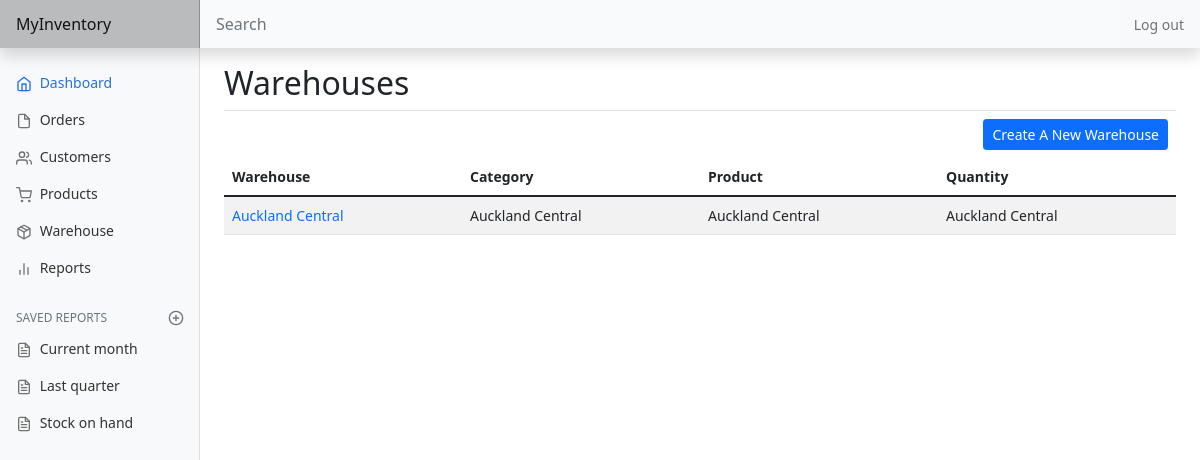
Before: /warehouse/list (signed in) with the older database file.
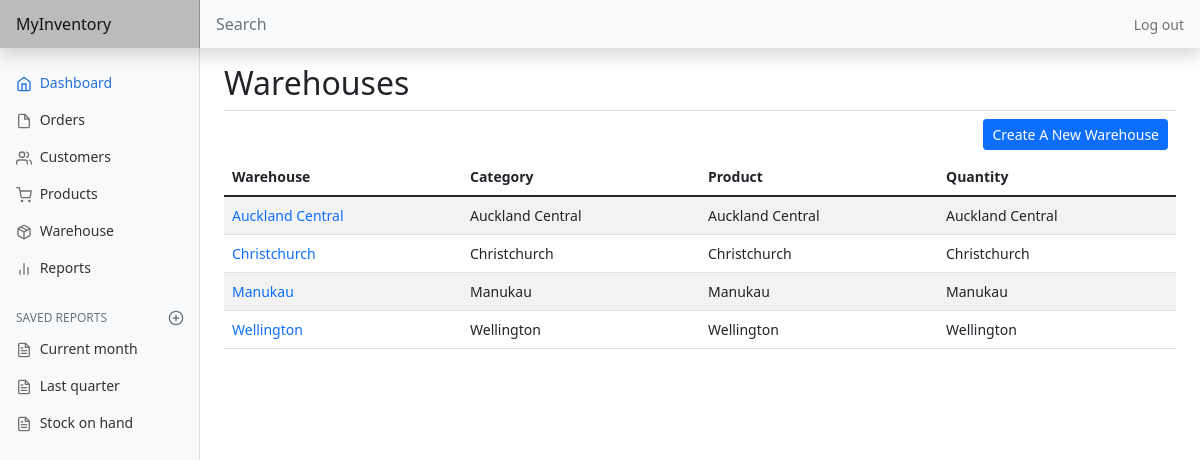
After: the same page with the newer database file.
### inventory/models.py (models this page shows, shortened)
class Warehouse(models.Model):
    user = models.ForeignKey(
        User, on_delete=models.CASCADE, related_name="warehouses")
    warehouse = models.CharField(max_length=64)

### inventory/views.py (the view)
# urls.py: path('warehouse/list', views.warehouse, name="warehouse"),
@login_required
def warehouse(request):
    if not request.user.is_authenticated:
        return JsonResponse(status=404)
    warehouses = Warehouse.objects.filter(
        user=request.user).order_by('warehouse')
    return render(request, "inventory/warehouse.html", {
        'warehouses': warehouses
    })

### inventory/templates/inventory/warehouse.html (shortened to what this page needs)
{% extends 'inventory/layout.html' %}
{% block body %}
    <h2> Warehouses</h2>
    <div class="d-flex justify-content-end border-top p-2">
        <a class="btn btn-sm btn-primary" href="{% url 'create_warehouse' %}">Create A New Warehouse</a>
    </div>
    {% if not warehouses%}
        <span class="pagination">No warehouse.</span>
    {% else %}
        <div class="table-responsive-md">
            <table class="table table-striped table-hover">
                <thead>
                    <tr class="table-striped">
                        <th scope="col">Warehouse</th>
                        <th scope="col">Category</th>
                        <th scope="col">Product</th>
                        <th scope="col">Quantity</th>
                    </tr>
                </thead>
                <tbody>
                    {% for warehouse in warehouses %}
                        <tr class="table-striped">
                            <td><a class="edit-link" href="{% url 'edit_warehouse' warehouse.id %}">{{ warehouse.warehouse }}</a></td>
                            <td>{{ warehouse.warehouse }}</td>
                            <td>{{ warehouse.warehouse }}</td>
                            <td>{{ warehouse.warehouse }}</td>
                        </tr>
                    {% endfor %}
                </tbody>
            </table>
        </div>
    {% endif %}
{% endblock %}

Changed rows visible on the page:
added Warehouse: warehouse "Christchurch"
added Warehouse: warehouse "Manukau"
added Warehouse: warehouse "Wellington"
